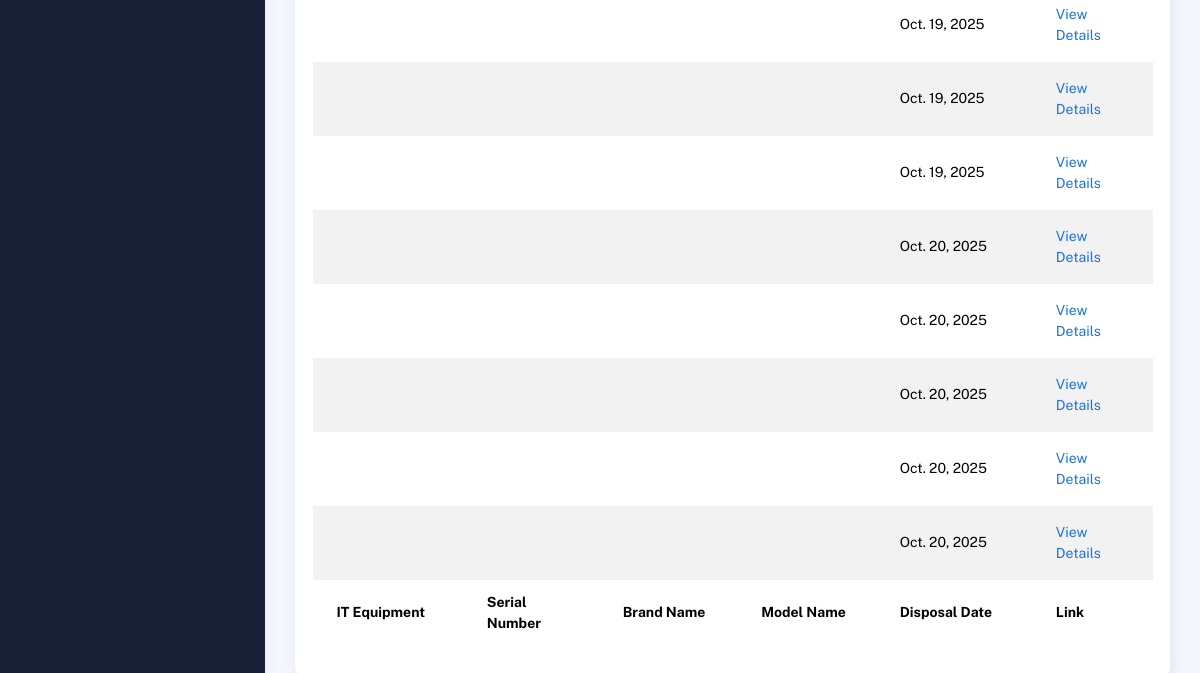
Page /disposed_keyboards/ (lower part) on the earlier database version.
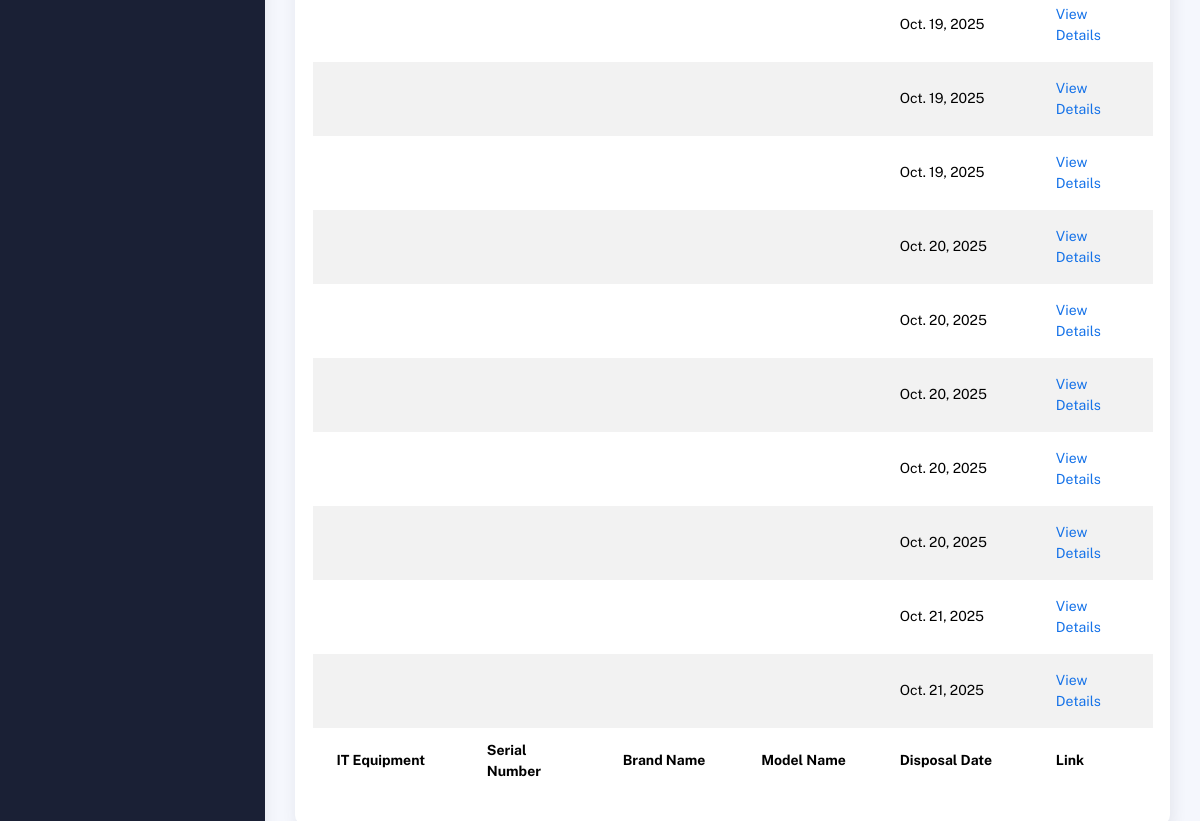
Same page on the later database version.
### inventory/models.py (models this page shows, shortened)
class DisposedKeyboard(models.Model):
    keyboard_dispose_db = models.ForeignKey(KeyboardDetails, on_delete=models.CASCADE)
    equipment_package = models.ForeignKey(Equipment_Package, related_name='keyboards_details', on_delete=models.CASCADE, null=True)
    disposed_under = models.ForeignKey(DisposedDesktopDetail, on_delete=models.CASCADE, related_name="disposed_keyboards", null=True, blank=True)
    disposal_date = models.DateField(default=timezone.now)

### inventory/views.py (the view)
# urls.py: path('disposed_keyboards/', views.disposed_keyboards, name='disposed_keyboards'),
def disposed_keyboards(request):
    disposed_keyboards = DisposedKeyboard.objects.all()
    return render(request, 'disposed_keyboards.html', {'disposed_keyboards': disposed_keyboards})

### templates/disposed_keyboards.html (shortened to what this page needs)
{% extends 'base.html' %}
{% block content %}
<div class="container">
  <div class="page-inner">
    <div class="row">
      <div class="col-md-12">
        <div class="card">
          <div class="card-body">
            <div class="table-responsive">
              <table id="disposed-keyboards-table" class="display table table-striped table-hover">
                <tfoot>
                  <tr>
                    <th>IT Equipment</th>
                    <th>Serial Number</th>
                    <th>Brand Name</th>
                    <th>Model Name</th>
                    <th>Disposal Date</th>
                    <th>Link</th>
                  </tr>
                </tfoot>
                <tbody>
                  {% for disposed_keyboard in disposed_keyboards %}
                  <tr>
                    <td>{{ disposed_keyboard.keyboard.equipment_package }}</td>
                    <td>{{ disposed_keyboard.keyboard.keyboard_sn }}</td>
                    <td>{{ disposed_keyboard.keyboard.brand }}</td>
                    <td>{{ disposed_keyboard.keyboard.model }}</td>
                    <td>{{ disposed_keyboard.disposal_date }}</td>
                    <td>
                      <a href="{% url 'desktop_detailed_view' disposed_keyboard.keyboard.equipment_package.id %}">
                        <span class="sub-item">View Details</span>
                      </a>
                    </td>
                  </tr>
                  {% endfor %}
                </tbody>
              </table>
            </div>
          </div>
        </div>
      </div>
    </div>
  </div>
</div>
{% endblock %}

Differences in the rows shown:
added DisposedKeyboard: disposal_date "Oct. 21, 2025"
added DisposedKeyboard: disposal_date "Oct. 21, 2025"
